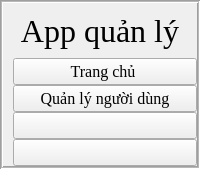
     <widget class="QFrame" name="left_menu">
      <property name="sizePolicy">
       <sizepolicy hsizetype="Preferred" vsizetype="Preferred">
        <horstretch>3</horstretch>
        <verstretch>0</verstretch>
       </sizepolicy>
      </property>
      <property name="baseSize">
       <size>
        <width>500</width>
        <height>0</height>
       </size>
      </property>
      <property name="styleSheet">
       <string notr="true"/>
      </property>
      <property name="frameShape">
       <enum>QFrame::Shape::Box</enum>
      </property>
      <property name="frameShadow">
       <enum>QFrame::Shadow::Sunken</enum>
      </property>
      <property name="lineWidth">
       <number>1</number>
      </property>
      <property name="midLineWidth">
       <number>1</number>
      </property>
      <layout class="QVBoxLayout" name="verticalLayout">
       <property name="spacing">
        <number>0</number>
       </property>
       <property name="leftMargin">
        <number>0</number>
       </property>
       <property name="topMargin">
        <number>0</number>
       </property>
       <property name="rightMargin">
        <number>0</number>
       </property>
       <property name="bottomMargin">
        <number>0</number>
       </property>
       <item>
        <widget class="QFrame" name="heading">
         <property name="sizePolicy">
          <sizepolicy hsizetype="Preferred" vsizetype="Maximum">
           <horstretch>0</horstretch>
           <verstretch>1</verstretch>
          </sizepolicy>
         </property>
         <property name="frameShape">
          <enum>QFrame::Shape::NoFrame</enum>
         </property>
         <property name="frameShadow">
          <enum>QFrame::Shadow::Raised</enum>
         </property>
         <property name="lineWidth">
          <number>0</number>
         </property>
         <layout class="QVBoxLayout" name="verticalLayout_2">
          <property name="leftMargin">
           <number>0</number>
          </property>
          <property name="topMargin">
           <number>10</number>
          </property>
          <property name="rightMargin">
           <number>0</number>
          </property>
          <item>
           <widget class="QLabel" name="label">
            <property name="sizePolicy">
             <sizepolicy hsizetype="Preferred" vsizetype="Preferred">
              <horstretch>0</horstretch>
              <verstretch>0</verstretch>
             </sizepolicy>
            </property>
            <property name="baseSize">
             <size>
              <width>0</width>
              <height>0</height>
             </size>
            </property>
            <property name="font">
             <font>
              <family>Times New Roman</family>
              <pointsize>24</pointsize>
             </font>
            </property>
            <property name="styleSheet">
             <string notr="true">#label {
color:balck;
}</string>
            </property>
            <property name="text">
             <string>App quản lý</string>
            </property>
            <property name="alignment">
             <set>Qt::AlignmentFlag::AlignCenter</set>
            </property>
           </widget>
          </item>
         </layout>
        </widget>
       </item>
       <item>
        <widget class="QFrame" name="menu_button">
         <property name="sizePolicy">
          <sizepolicy hsizetype="Preferred" vsizetype="Preferred">
           <horstretch>0</horstretch>
           <verstretch>4</verstretch>
          </sizepolicy>
         </property>
         <property name="styleSheet">
          <string notr="true"/>
         </property>
         <property name="frameShape">
          <enum>QFrame::Shape::NoFrame</enum>
         </property>
         <property name="frameShadow">
          <enum>QFrame::Shadow::Plain</enum>
         </property>
         <property name="lineWidth">
          <number>0</number>
         </property>
         <layout class="QVBoxLayout" name="verticalLayout_3">
          <property name="spacing">
           <number>0</number>
          </property>
          <property name="leftMargin">
           <number>10</number>
          </property>
          <property name="topMargin">
           <number>0</number>
          </property>
          <property name="rightMargin">
           <number>0</number>
          </property>
          <property name="bottomMargin">
           <number>0</number>
          </property>
          <item>
           <widget class="QPushButton" name="home_button">
            <property name="enabled">
             <bool>true</bool>
            </property>
            <property name="sizePolicy">
             <sizepolicy hsizetype="Preferred" vsizetype="Maximum">
              <horstretch>0</horstretch>
              <verstretch>0</verstretch>
             </sizepolicy>
            </property>
            <property name="font">
             <font>
              <family>Times New Roman</family>
              <pointsize>12</pointsize>
             </font>
            </property>
            <property name="mouseTracking">
             <bool>false</bool>
            </property>
            <property name="focusPolicy">
             <enum>Qt::FocusPolicy::NoFocus</enum>
            </property>
            <property name="text">
             <string>Trang chủ </string>
            </property>
            <property name="icon">
             <iconset resource="../resources.qrc">
              <normaloff>:/icons/icons/home.svg</normaloff>:/icons/icons/home.svg</iconset>
            </property>
            <property name="iconSize">
             <size>
              <width>24</width>
              <height>24</height>
             </size>
            </property>
            <property name="autoDefault">
             <bool>false</bool>
            </property>
           </widget>
          </item>
          <item>
           <widget class="QPushButton" name="manage_user_button">
            <property name="sizePolicy">
             <sizepolicy hsizetype="Preferred" vsizetype="Maximum">
              <horstretch>0</horstretch>
              <verstretch>0</verstretch>
             </sizepolicy>
            </property>
            <property name="font">
             <font>
              <family>Times New Roman</family>
              <pointsize>12</pointsize>
             </font>
            </property>
            <property name="mouseTracking">
             <bool>true</bool>
            </property>
            <property name="focusPolicy">
             <enum>Qt::FocusPolicy::NoFocus</enum>
            </property>
            <property name="styleSheet">
             <string notr="true">#pushButton_4:hover{
background-color:rgb(108, 180, 238);
color: black;

}</string>
            </property>
            <property name="text">
             <string>Quản lý người dùng</string>
            </property>
            <property name="icon">
             <iconset resource="../resources.qrc">
              <normaloff>:/icons/icons/user.svg</normaloff>:/icons/icons/user.svg</iconset>
            </property>
            <property name="iconSize">
             <size>
              <width>24</width>
              <height>24</height>
             </size>
            </property>
            <property name="default">
             <bool>false</bool>
            </property>
           </widget>
          </item>
          <item>
           <widget class="QPushButton" name="pushButton_3">
            <property name="enabled">
             <bool>true</bool>
            </property>
            <property name="sizePolicy">
             <sizepolicy hsizetype="Preferred" vsizetype="Maximum">
              <horstretch>0</horstretch>
              <verstretch>0</verstretch>
             </sizepolicy>
            </property>
            <property name="font">
             <font>
              <family>Times New Roman</family>
              <pointsize>12</pointsize>
             </font>
            </property>
            <property name="mouseTracking">
             <bool>true</bool>
            </property>
            <property name="text">
             <string/>
            </property>
            <property name="autoDefault">
             <bool>false</bool>
            </property>
           </widget>
          </item>
          <item>
           <widget class="QPushButton" name="pushButton_2">
            <property name="enabled">
             <bool>true</bool>
            </property>
            <property name="sizePolicy">
             <sizepolicy hsizetype="Preferred" vsizetype="Maximum">
              <horstretch>0</horstretch>
              <verstretch>0</verstretch>
             </sizepolicy>
            </property>
            <property name="font">
             <font>
              <family>Times New Roman</family>
              <pointsize>12</pointsize>
             </font>
            </property>
            <property name="mouseTracking">
             <bool>true</bool>
            </property>
            <property name="text">
             <string/>
            </property>
           </widget>
          </item>
         </layout>
        </widget>
       </item>
       <item>
        <widget class="QWidget" name="widget_3" native="true">
         <property name="sizePolicy">
          <sizepolicy hsizetype="Preferred" vsizetype="Preferred">
           <horstretch>0</horstretch>
           <verstretch>8</verstretch>
          </sizepolicy>
         </property>
         <property name="mouseTracking">
          <bool>false</bool>
         </property>
        </widget>
       </item>
      </layout>
     </widget>
